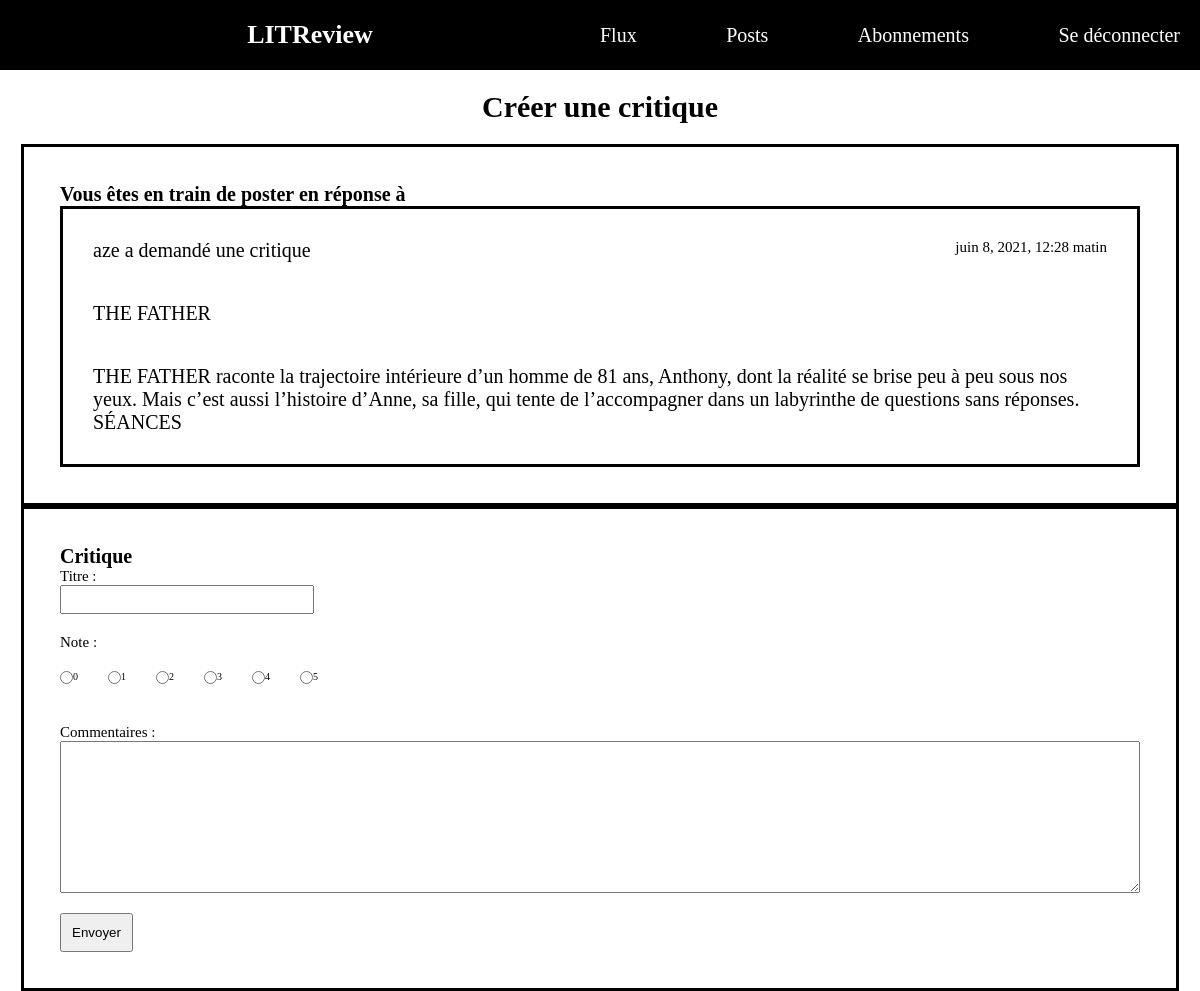
The app's page /flux/review/22 (signed in) with its own data.
### ticket/models.py (models this page shows)
class Ticket(models.Model):
    title = models.CharField(max_length=128)
    description = models.TextField(max_length=2048, blank=True)
    user = models.ForeignKey(to=settings.AUTH_USER_MODEL, on_delete=models.CASCADE)
    image = models.ImageField(null=True, blank=True)
    time_created = models.DateTimeField(auto_now_add=True)
    objects = TicketManager()

### critics/views.py (the view, shortened to what this page needs)
# urls.py: url(r"^review/(?P<ticket>[0-9]+)$", views.reply_review, name="review"),
@login_required
def reply_review(request, ticket):
    form_review = FormCreateReview()
    ticket_content = Ticket.objects.get(pk=ticket)
    if request.method == "GET":
        if "action" in request.GET:
            action = request.GET.get("action")
            if action == "logout":
                if request.user.is_authenticated:
                    logout(request)
                    return redirect(reverse_lazy("flux"))
    return render(
        request,
        "critics/reply_review.html",
        {"ticket_content": ticket_content, "form_review": form_review},
    )

### critics/forms.py
class FormCreateReview(forms.ModelForm):
    CHOICES = [("0", 0), ("1", 1), ("2", 2), ("3", 3), ("4", 4), ("5", 5)]
    rating = forms.ChoiceField(widget=forms.RadioSelect, choices=CHOICES, label="Note")
    class Meta:
        model = Review
        fields = ["headline", "rating", "body"]
        labels = {"headline": "Titre", "body": "Commentaires"}

### critics/templates/critics/reply_review.html
{% extends 'base/base.html' %}
{% block content %}
<div class="create_critic_title">Créer une critique</div>
<div class="create_critic_container">
    <div class="create_critic_content">
        <div class="create_critic_subtitle">Vous êtes en train de poster en réponse à</div>
        <div class="create_critic_ticket_border">
            {% include 'critics/ticket.html' with ticket=ticket_content %}
        </div>
    </div>
</div>
<div class="create_critic_container">
    <div class="create_critic_content">
        <form method="post">{% csrf_token %}
            <div class="create_critic_subtitle">Critique</div>
            {{ form_review.as_p }}
            <input type="submit" value="Envoyer">
        </form>
    </div>
</div>
{% endblock %}

### critics/templates/critics/ticket.html (shortened to what this page needs)
<div class="ticket_date_user">
    <div class="ticket_user"> {{ticket.user}} a demandé une critique</div>
    <div class="ticket_date">{{ticket.time_created}}</div>
</div>
<div class="ticket_title">
    {{ticket.title}}
</div>
<div class="ticket_description">
    {{ticket.description}}
</div>

### litreview/static/base/css/style.css (style rules this page uses)
* { margin: 0; padding: 0; }
@media screen and (min-width: 801px) { html { font-size: 62.5%; } }
li { font-size: 2rem; list-style-type: none; }
p { font-size: 1.5rem; display: flex; justify-content: center; padding-bottom: 2rem; flex-direction: column; text-align:center; }
label { display: flex; justify-content: center; }
ul { padding-bottom: 2rem; }
li { font-size: 1rem; display: flex; justify-content: center; }
input[type=submit] { padding: 1rem; }
input[type=text] { width: 20vw; padding: 0.5rem; justify-content: center; }

### litreview/static/base/css/style_flux.css (style rules this page uses)
.ticket_date_user { display: flex; direction: row; justify-content: space-between; padding: 2rem; }
.ticket_user { font-size: 2rem; }
.ticket_date { font-size: 1.5rem; }
.ticket_title { font-size: 2rem; padding: 2rem; }
.ticket_description { font-size: 2rem; padding: 2rem; }

### litreview/static/base/css/style_review.css (style rules this page uses)
.create_critic_title { font-size: 3rem; font-weight: bold; padding: 2rem; display: flex; justify-content: center; }
.create_critic_container { display: flex; justify-content: center; }
.create_critic_content { border: black; border-style: solid; padding: 3vw; width: 90vw; }
.create_critic_subtitle { font-size: 2rem; font-weight: bold; }
.create_critic_content label { display: flex; justify-content: flex-start; }
.create_critic_content ul { display: flex; flex-direction: row; }
.create_critic_content li { padding-right: 3rem; }
.create_critic_ticket_border { border: black; border-style: solid; padding: 1rem; }

### records on screen
Ticket: user "aze", time_created "juin 8, 2021, 12:28 matin", title "THE FATHER", description "THE FATHER raconte la trajectoire intérieure d’un homme de 81 ans, Anthony, dont la réalité se brise peu à peu sous nos yeux. Mais c’est aussi l’histoire d’Anne, sa fille, qui tente de l’accompagner dans un labyrinthe de questions sans réponses. SÉANCES"
